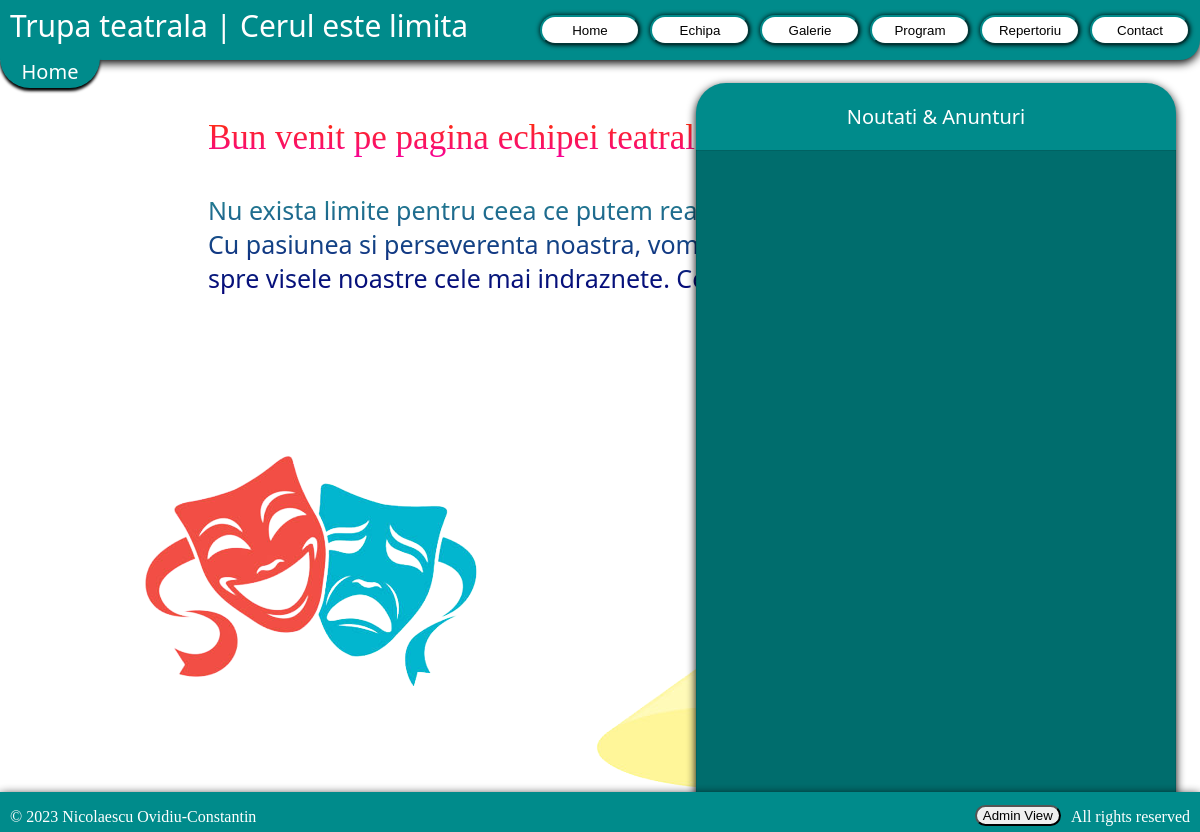
Page /home.php on the earlier database version.
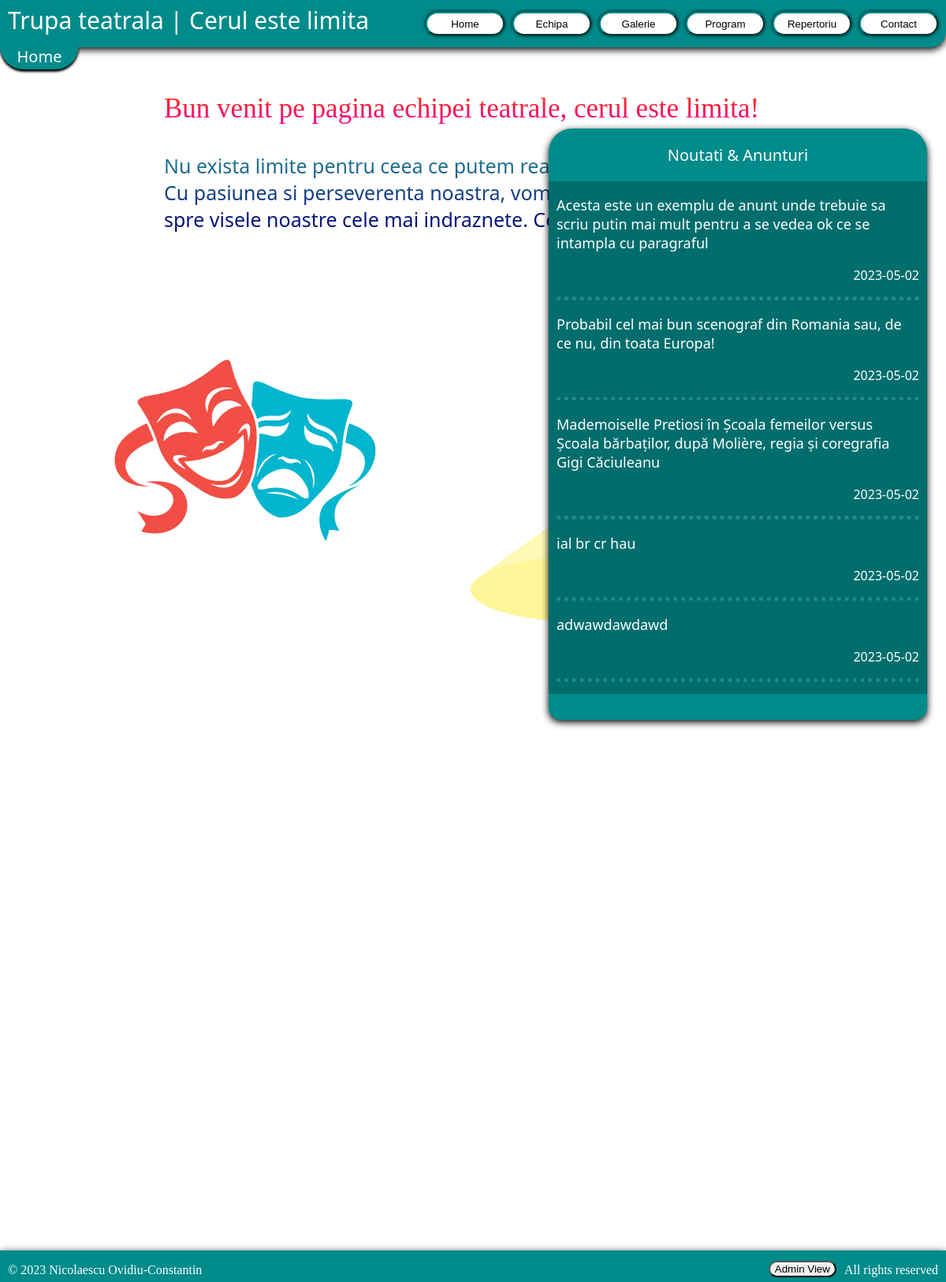
Same page on the later database version.
### tables this page shows
CREATE TABLE `noutati` (
  `id` int(11) NOT NULL,
  `data` date NOT NULL,
  `descriere` varchar(256) NOT NULL
);

### home.php (the view, shortened to what this page needs)
<?php
require_once "connect.php";
?>
<p class = "currentPage">Home</p>
<div class ="noutati">
    <p class="titluNoutati">Noutati & Anunturi</p>
    <div class = "bodyNoutati">
        <?php
            $stmt = $connect->prepare("SELECT * FROM noutati ORDER BY data DESC");
            $stmt->execute();
            $result = $stmt->get_result();
            while($row = $result->fetch_assoc()) {
        ?>
        <div class="noutatiParagrafe">
            <p class="homeNoutatiText"><?php echo htmlspecialchars($row['descriere']);?></p>
            <p class="homeNoutatiData"><?php echo htmlspecialchars($row['data']);?></p>
        </div>
    <?php }?>
    </div>
</div>
<div class="msgWelcome">
    <p class="textWelcome">Bun venit pe pagina echipei teatrale, cerul este limita!</p>
    <p class="mesajSpecial">Nu exista limite pentru ceea ce putem realiza impreuna ca trupa de teatru.<br>
         Cu pasiunea si perseverenta noastra, vom continua sa ne ridicam mai sus,<br> spre visele noastre cele mai indraznete. Cerul este doar inceputul!</p>
</div>
<img style = "margin-left:50px" src = "galerie/comedyandtragedy.png">
<?php
include "footer.php";
?>

### footer.php (shortened to what this page needs)
        </div>
        <footer class = "footer">
            <p style = "float: left" class = "footerText">© 2023 Nicolaescu Ovidiu-Constantin</p>
            <p style = "float: right" class = "footerText">All rights reserved</p>
           <a href="admin.php"> <button style = "float: right" class = "adminButton">Admin View</button></a>
        </footer>
    </body>
</html>

### style.css (style rules this page uses)
.navbar { width: 100%; height: 60px; left: 0%; top: 0px; background-color: darkcyan; position: fixed; box-shadow: 0px 3px 10px black; border-bottom-right-radius: 20px; }
.textNavbar { color: white; font-family:'Segoe UI', Tahoma, Geneva, Verdana, sans-serif; font-size: 30px; margin-top: 5px; margin-left: 10px; margin-bottom: 0px; display: inline-block; transition: font-size 0.3s ease; }
.buttonNavbar { background-color: white; float: right; margin-top: 15px; margin-right: 10px; size: 20px; width: 100px; height: 30px; border-radius: 20px; box-shadow: 0px 0px 5px black; border-bottom-right-radius: 20px; border-color: darkcyan; }
.footer { background-color: darkcyan; width: 100%; height: 40px; left: 0%; bottom: 0px; position: fixed; box-shadow: 0px 3px 10px black; }
.footerText { color: white; padding-left: 10px; padding-right: 10px; }
.content { padding-top: 30px; }
.currentPage { background-color: darkcyan; color: white; font-family: 'Segoe UI', Tahoma, Geneva, Verdana, sans-serif; left: 0%; width: 7%; height: 30px; position: fixed; font-size: 20px; text-align: center; border-bottom-left-radius: 30px; border-bottom-right-radius: 30px; min-width: 100px; box-shadow: 0px 3px 3px black; }
.noutati { position: fixed; right: 2%; top: 10%; color: white; background-color: darkcyan; width: 480px; height: 750px; border-top-left-radius: 30px; border-top-right-radius: 30px; border-bottom-left-radius: 15px; border-bottom-right-radius: 15px; box-shadow: 0px 3px 10px black; }
.adminButton { border-radius: 40px; margin-top:13px; margin-left: 5px; }
.msgWelcome { margin-left: 200px; margin-top: 80px; }
.textWelcome { font-family: Georgia, 'Times New Roman', Times, serif; font-size: 35px; background: linear-gradient(to top, #f70098, #ff3300); -webkit-background-clip: text; color: transparent; }
.mesajSpecial { font-family: 'Segoe UI', Tahoma, Geneva, Verdana, sans-serif; font-size: 25px; background: linear-gradient(to top, #020077, #268794); -webkit-background-clip: text; color: transparent; }
.bodyNoutati { padding-left: 10px; padding-right: 10px; background-color: rgb(0, 109, 109); font-family:'Segoe UI', Tahoma, Geneva, Verdana, sans-serif; font-size: 18px; height: 650px; width: 460px; overflow: scroll; overflow-x: hidden; box-shadow: inset 0px 0px 1px black; }
.titluNoutati { font-family:'Segoe UI', Tahoma, Geneva, Verdana, sans-serif; text-align: center; font-size: 20px; transition: font-size 0.3s ease; }
.homeNoutatiText { text-align: left; }
.homeNoutatiData { text-align: right; font-size: 16px; }
.noutatiParagrafe { width: 100%; min-height: 50px; border-bottom-style:dotted; border-width: 5px; border-bottom-color:#268794; }

Differences in the rows shown:
added noutati: descriere "Acesta este un exemplu de anunt unde trebuie sa scriu putin mai mult pentru a se vedea ok ce se intampla cu paragraful", data "2023-05-02"
added noutati: descriere "Probabil cel mai bun scenograf din Romania sau, de ce nu, din toata Europa!", data "2023-05-02"
added noutati: descriere "Mademoiselle Pretiosi în Școala femeilor versus Școala bărbaților, după Molière, regia și coregrafia Gigi Căciuleanu", data "2023-05-02"
added noutati: descriere "ial br cr hau", data "2023-05-02"
added noutati: descriere "adwawdawdawd", data "2023-05-02"
